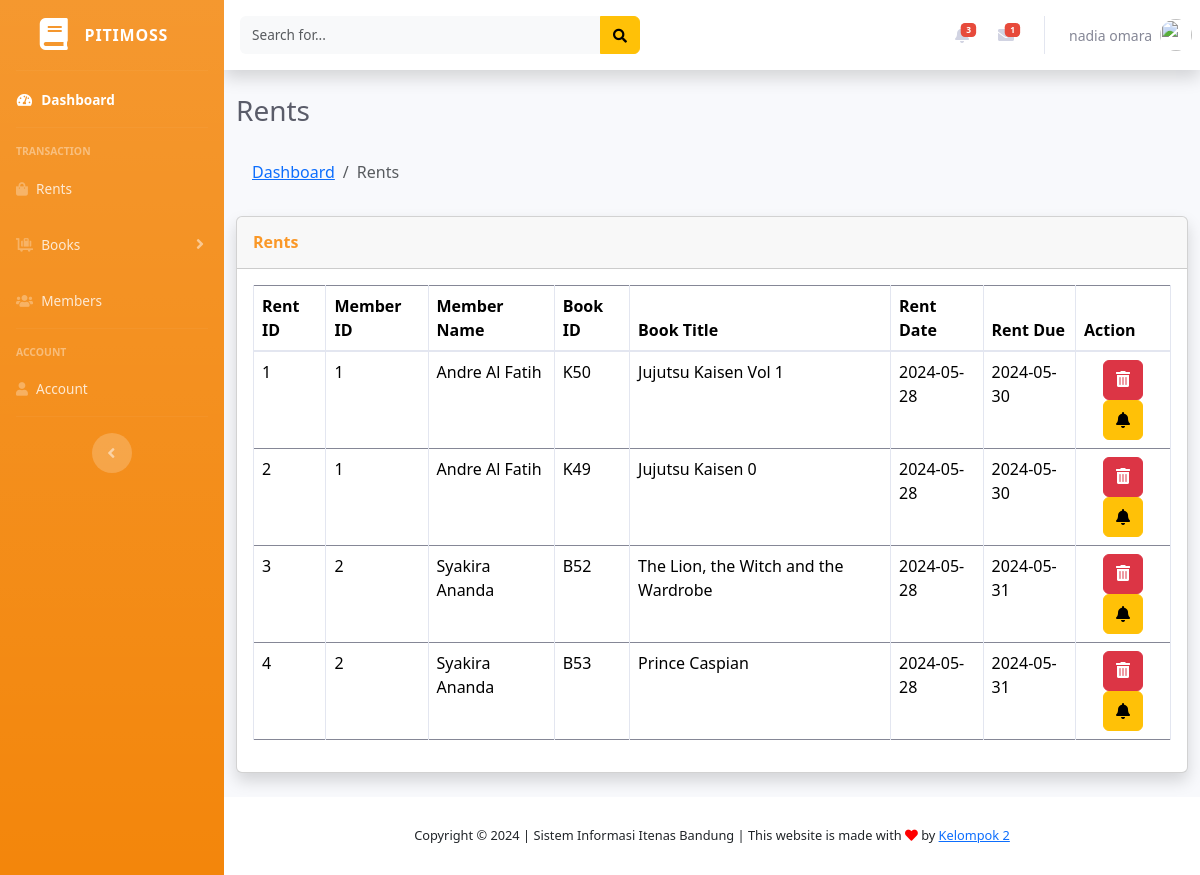
Page /admin/orders.php (signed in) on the committed database.
### tables this page shows
CREATE TABLE IF NOT EXISTS `sewa` (
  `ID_Sewa` int(11) NOT NULL AUTO_INCREMENT,
  `ID_Transaksi` int(11) NOT NULL DEFAULT 0,
  `ID_Member` int(11) DEFAULT NULL,
  `ID_Buku` varchar(10) DEFAULT NULL,
  `Tanggal_Pinjam` date DEFAULT NULL,
  `Tanggal_Kembali` date DEFAULT NULL,
  PRIMARY KEY (`ID_Sewa`),
  KEY `ID_Member` (`ID_Member`),
  KEY `FK_sewa_transaksi` (`ID_Transaksi`)
);

CREATE TABLE IF NOT EXISTS `member` (
  `ID_Member` int(11) NOT NULL AUTO_INCREMENT,
  `Nama_member` varchar(255) DEFAULT NULL,
  `Alamat` text DEFAULT NULL,
  `Email` varchar(255) DEFAULT NULL,
  `Nomor_Telepon` varchar(15) DEFAULT NULL,
  `Password_Member` varchar(255) DEFAULT NULL,
  `Poto_Member` varchar(255) DEFAULT NULL,
  PRIMARY KEY (`ID_Member`)
);

CREATE TABLE IF NOT EXISTS `buku` (
  `ID_Buku` varchar(10) NOT NULL,
  `Judul_Buku` varchar(50) NOT NULL,
  `Pengarang` varchar(50) NOT NULL,
  `Penerbit` varchar(50) NOT NULL,
  `Kategori_Buku` varchar(50) NOT NULL,
  `Jenis_Buku` varchar(50) NOT NULL DEFAULT '',
  `Tahun_Terbit` varchar(10) NOT NULL,
  `Sampul_Buku` varchar(50) NOT NULL,
  `Harga_Buku` double NOT NULL,
  `Status` varchar(20) NOT NULL,
  `Deskripsi` text NOT NULL,
  PRIMARY KEY (`ID_Buku`)
);

### admin/orders.php (the view, shortened to what this page needs)
<?php
include('layouts/header.php');
include('../server/connection.php');
$query_orders = "SELECT s.ID_Sewa, s.ID_Member, m.Nama_Member, s.ID_Buku, b.Judul_Buku, s.Tanggal_Pinjam, s.Tanggal_Kembali
                 FROM sewa s
                 JOIN member m ON s.ID_Member = m.ID_Member
                 JOIN buku b ON s.ID_Buku = b.ID_Buku
                 ORDER BY s.Tanggal_Pinjam DESC";
$stmt_orders = $conn->prepare($query_orders);
$stmt_orders->execute();
$rents = $stmt_orders->get_result();
?>
<div class="container-fluid">
    <h1 class="h3 mb-2 text-gray-800">Rents</h1>
    <nav class="mt-4 rounded" aria-label="breadcrumb">
        <ol class="breadcrumb px-3 py-2 rounded mb-4">
            <li class="breadcrumb-item"><a href="index.php">Dashboard</a></li>
            <li class="breadcrumb-item active">Rents</li>
        </ol>
    </nav>
    <div class="card shadow mb-4">
        <div class="card-header py-3">
            <h6 class="m-0 font-weight-bold" style="color: #FA9828">Rents</h6>
        </div>
        <div class="card-body">
            <div class="table-responsive">
                <table class="table table-bordered" id="dataTable" width="100%" cellspacing="0">
                    <thead>
                        <tr>
                            <th>Rent ID</th>
                            <th>Member ID</th>
                            <th>Member Name</th>
                            <th>Book ID</th>
                            <th>Book Title</th>
                            <th>Rent Date</th>
                            <th>Rent Due</th>
                            <th>Action</th>
                        </tr>
                    </thead>
                    <tbody>
                        <?php while ($rent = $rents->fetch_assoc()) { ?>
                            <tr>
                                <td><?php echo $rent['ID_Sewa']; ?></td>
                                <td><?php echo $rent['ID_Member']; ?></td>
                                <td><?php echo $rent['Nama_Member']; ?></td>
                                <td><?php echo $rent['ID_Buku']; ?></td>
                                <td><?php echo $rent['Judul_Buku']; ?></td>
                                <td><?php echo $rent['Tanggal_Pinjam']; ?></td>
                                <td><?php echo $rent['Tanggal_Kembali']; ?></td>
                                <td class="text-center">
                                    <a href="#" class="btn btn-danger btn-circle delete-rent" data-id="<?php echo $rent['ID_Sewa']; ?>">
                                        <i class="fas fa-trash-alt"></i>
                                    </a>
                                    <button class="btn btn-warning btn-circle notify-btn" data-id-member="<?php echo $rent['ID_Member']; ?>">
                                        <i class="fas fa-bell"></i>
                                    </button>
                                </td>
                            </tr>
                        <?php } ?>
                    </tbody>
                </table>
            </div>
        </div>
    </div>
</div>
</div>
<?php include('layouts/footer.php'); ?>

### rows in the picture
sewa: ID_Sewa "1", ID_Member "1", ID_Member.Nama_member "Andre Al Fatih", ID_Buku "K50", ID_Buku.Judul_Buku "Jujutsu Kaisen Vol 1", Tanggal_Pinjam "2024-05-28", Tanggal_Kembali "2024-05-30"
sewa: ID_Sewa "2", ID_Member "1", ID_Member.Nama_member "Andre Al Fatih", ID_Buku "K49", ID_Buku.Judul_Buku "Jujutsu Kaisen 0", Tanggal_Pinjam "2024-05-28", Tanggal_Kembali "2024-05-30"
sewa: ID_Sewa "3", ID_Member "2", ID_Member.Nama_member "Syakira Ananda", ID_Buku "B52", ID_Buku.Judul_Buku "The Lion, the Witch and the Wardrobe", Tanggal_Pinjam "2024-05-28", Tanggal_Kembali "2024-05-31"
sewa: ID_Sewa "4", ID_Member "2", ID_Member.Nama_member "Syakira Ananda", ID_Buku "B53", ID_Buku.Judul_Buku "Prince Caspian", Tanggal_Pinjam "2024-05-28", Tanggal_Kembali "2024-05-31"

### other values in the picture
$_SESSION['admin_name'] "nadia omara"
